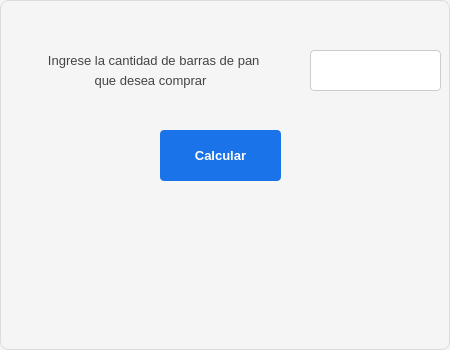
<?xml version="1.0" encoding="UTF-8"?>
<ui version="4.0">
 <class>Dialog</class>
 <widget class="QDialog" name="Dialog">
  <property name="geometry">
   <rect>
    <x>0</x>
    <y>0</y>
    <width>450</width>
    <height>350</height>
   </rect>
  </property>
  <property name="font">
   <font>
    <pointsize>10</pointsize>
   </font>
  </property>
  <property name="windowTitle">
   <string>Barras de pan</string>
  </property>
  <property name="styleSheet">
   <string notr="true">/* Estilo general del diálogo */
QDialog {
    background-color: #f5f5f5;   /* Fondo claro */
    border: 1px solid #dcdcdc;   /* Borde sutil */
    border-radius: 8px;          /* Esquinas suaves */
    color: #333333;              /* Texto neutro */
}

/* Etiquetas */
QLabel {
    color: #444444;              /* Gris oscuro para contraste */
    padding: 4px;
}

/* Campos de texto */
QLineEdit {
    background-color: #ffffff;   /* Fondo blanco */
    border: 1px solid #cccccc;   /* Borde suave */
    border-radius: 4px;
    padding: 6px;
    selection-background-color: #87cefa; /* Azul claro al seleccionar */
    selection-color: #000000;
}

QLineEdit:focus {
    border: 1px solid #1a73e8;   /* Azul corporativo al enfocar */
    background-color: #fafafa;
}

/* Botones */
QPushButton {
    background-color: #1a73e8;   /* Azul profesional */
    color: #ffffff;
    border: none;
    border-radius: 4px;
    padding: 8px 14px;
    font-weight: bold;
}

QPushButton:hover {
    background-color: #1669c1;   /* Azul más intenso al pasar el cursor */
}

QPushButton:pressed {
    background-color: #0d47a1;   /* Azul profundo al presionar */
}

QPushButton:disabled {
    background-color: #e0e0e0;   /* Gris claro para deshabilitado */
    color: #888888;
}
</string>
  </property>
  <widget class="QLabel" name="label">
   <property name="geometry">
    <rect>
     <x>10</x>
     <y>30</y>
     <width>291</width>
     <height>61</height>
    </rect>
   </property>
   <property name="text">
    <string>Ingrese la cantidad de barras de pan </string>
   </property>
   <property name="alignment">
    <set>Qt::AlignCenter</set>
   </property>
  </widget>
  <widget class="QLineEdit" name="ent_b">
   <property name="geometry">
    <rect>
     <x>310</x>
     <y>50</y>
     <width>131</width>
     <height>41</height>
    </rect>
   </property>
  </widget>
  <widget class="QPushButton" name="btn_calcular">
   <property name="geometry">
    <rect>
     <x>160</x>
     <y>130</y>
     <width>121</width>
     <height>51</height>
    </rect>
   </property>
   <property name="text">
    <string>Calcular</string>
   </property>
  </widget>
  <widget class="QLabel" name="lbl_resultado">
   <property name="geometry">
    <rect>
     <x>20</x>
     <y>200</y>
     <width>421</width>
     <height>141</height>
    </rect>
   </property>
   <property name="text">
    <string/>
   </property>
   <property name="alignment">
    <set>Qt::AlignCenter</set>
   </property>
  </widget>
  <widget class="QLabel" name="label_3">
   <property name="geometry">
    <rect>
     <x>10</x>
     <y>60</y>
     <width>281</width>
     <height>41</height>
    </rect>
   </property>
   <property name="text">
    <string>que desea comprar</string>
   </property>
   <property name="alignment">
    <set>Qt::AlignCenter</set>
   </property>
  </widget>
 </widget>
 <resources/>
 <connections/>
</ui>
